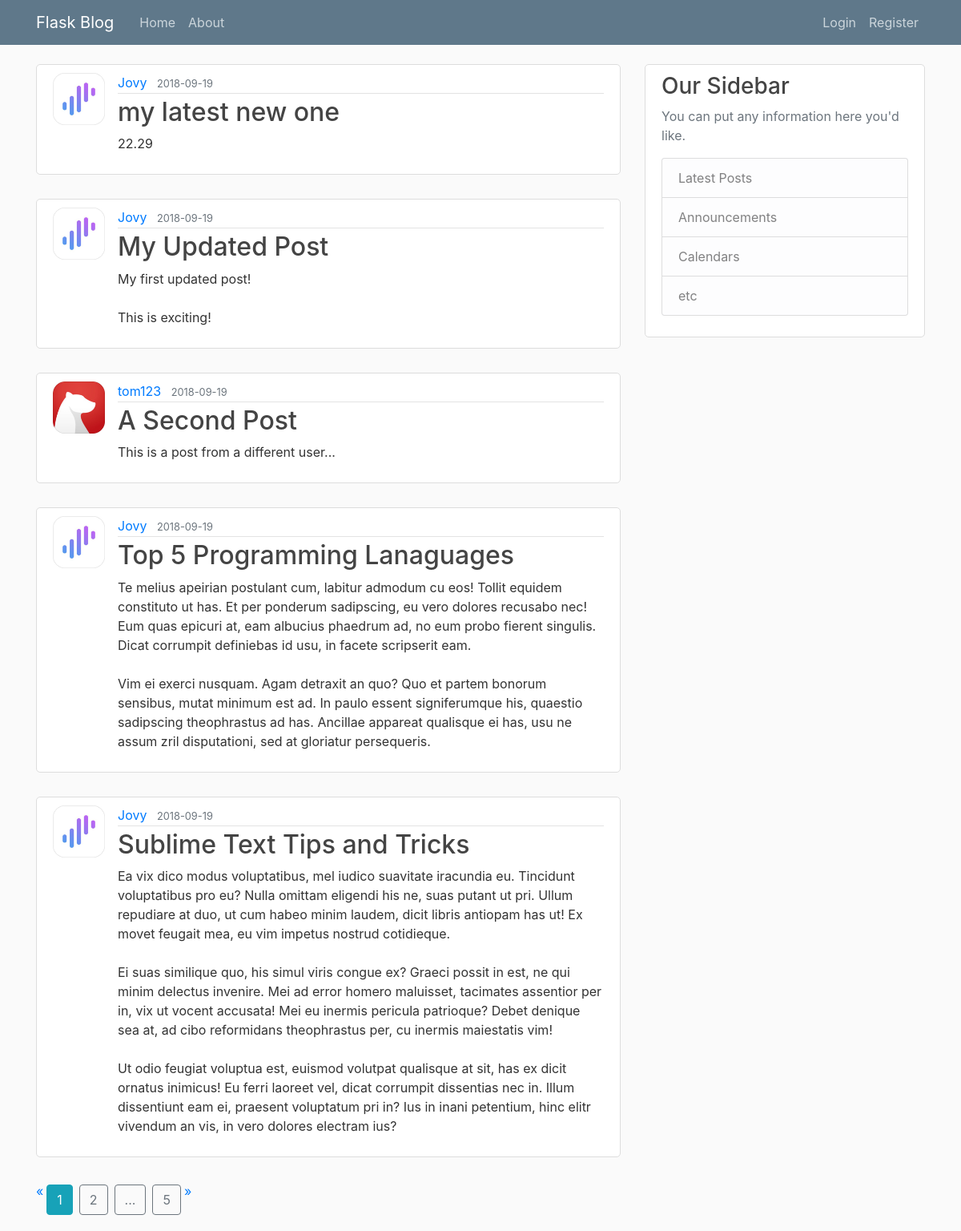
Page /home on the earlier database version.
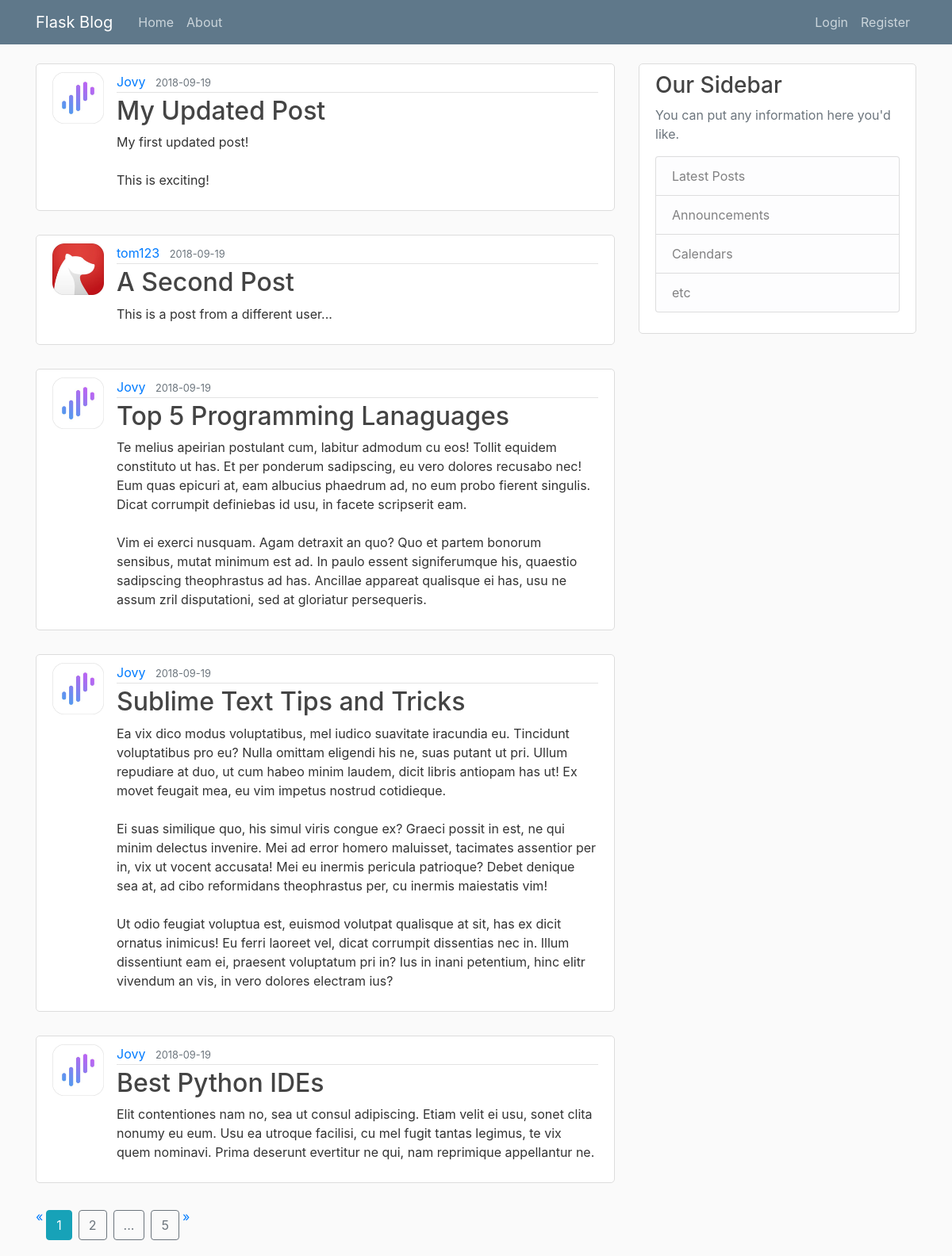
Same page on the later database version.
### flaskblog/models.py (models this page shows, shortened)
class Post(db.Model):
    id = db.Column(db.Integer, primary_key=True)
    title = db.Column(db.String(100), nullable=False)
    date_posted = db.Column(db.DateTime, nullable=False, default=datetime.utcnow())
    content = db.Column(db.Text, nullable=False)
    user_id = db.Column(db.Integer, db.ForeignKey('user.id'), nullable=False)

class User(db.Model, UserMixin):
    id = db.Column(db.Integer, primary_key=True)
    username = db.Column(db.String(20), unique=True, nullable=False)
    email = db.Column(db.String(120), unique=True, nullable=False)
    image_file = db.Column(db.String(20), nullable=False, default='default.jpg')
    password = db.Column(db.String(60), nullable=False)
    posts = db.relationship('Post', backref='author', lazy='dynamic')

### flaskblog/main/routes.py (the view)
@main.route("/")
@main.route("/home")
def home():
    page = request.args.get('page', default=1, type=int)
    posts = Post.query.order_by(Post.date_posted.desc()).paginate(per_page=5, page=page)
    return render_template('home.html', posts=posts)

### flaskblog/templates/home.html
{% extends "layout.html" %}
{% from 'render_pages.html' import render_pagination %}
{% block content %}
  {% for post in posts.items %}
    <article class="media content-section">
      <img class="article-img" src="{{ url_for('static', filename='profile_pics/' + post.author.image_file) }}"
           alt="Image">
      <div class="media-body">
        <div class="article-metadata">
          <a class="mr-2" href="{{ url_for('users.user_posts', username=post.author.username) }}">{{ post.author.username }}</a>
          <small class="text-muted">{{ post.date_posted.strftime('%Y-%m-%d') }}</small>
        </div>
        <h2><a class="article-title" href="{{ url_for('posts.post', post_id=post.id) }}">{{ post.title }}</a></h2>
        <p class="article-content">{{ post.content }}</p>
      </div>
    </article>
  {% endfor %}
  <div>
    {{ render_pagination(posts, 'home') }}
  </div>
{% endblock content %}

### flaskblog/templates/layout.html (shortened to what this page needs)
<!DOCTYPE html>
<html>
<head>
  <link rel="stylesheet" href="https://maxcdn.bootstrapcdn.com/bootstrap/4.0.0/css/bootstrap.min.css"
>
  <link rel="stylesheet" type="text/css" href="{{ url_for('static', filename='main.css') }}">
</head>
<body>
<header class="site-header">
  <nav class="navbar navbar-expand-md navbar-dark bg-steel fixed-top">
    <div class="container">
      <a class="navbar-brand mr-4" href="/">Flask Blog</a>
      <div class="collapse navbar-collapse" id="navbarToggle">
        <div class="navbar-nav mr-auto">
          <a class="nav-item nav-link" href="{{ url_for('main.home') }}">Home</a>
          <a class="nav-item nav-link" href="{{ url_for('main.about') }}">About</a>
        </div>
        <div class="navbar-nav">
          {% if current_user.is_authenticated %}
            <a class="nav-item nav-link" href="{{ url_for('posts.new_post') }}">New Post</a>
            <a class="nav-item nav-link" href="{{ url_for('users.account') }}">Account</a>
            <a class="nav-item nav-link" href="{{ url_for('users.logout') }}">Logout</a>
          {% else %}
            <a class="nav-item nav-link" href="{{ url_for('users.login') }}">Login</a>
            <a class="nav-item nav-link" href="{{ url_for('users.register') }}">Register</a>
          {% endif %}
        </div>
      </div>
    </div>
  </nav>
</header>
<main role="main" class="container">
  <div class="row">
    <div class="col-md-8">
      {% block content %}{% endblock %}
    </div>
    <div class="col-md-4">
      <div class="content-section">
        <h3>Our Sidebar</h3>
        <p class='text-muted'>You can put any information here you'd like.
        <ul class="list-group">
          <li class="list-group-item list-group-item-light">Latest Posts</li>
          <li class="list-group-item list-group-item-light">Announcements</li>
          <li class="list-group-item list-group-item-light">Calendars</li>
          <li class="list-group-item list-group-item-light">etc</li>
        </ul>
        </p>
      </div>
    </div>
  </div>
</main>
</body>
</html>

### flaskblog/templates/render_pages.html
{% macro render_pagination(pagination, endpoint) %}
    <ul class="pagination pagination-large">
      <li><a href="#">&laquo;</a></li>
      {% for page_num in pagination.iter_pages(right_current=2, left_current=1, left_edge=1, right_edge=1) %}
        {% if page_num == pagination.page %}
          <li><a class="btn btn-info m-1" href="{{ url_for('main.home', page=page_num) }}">{{ page_num }}</a></li>
        {% elif page_num != None %}
          <li><a class="btn btn-outline-secondary m-1" href="{{ url_for('main.home', page=page_num) }}">{{ page_num }}</a></li>
        {% else %}
          <li><a class="btn btn-outline-secondary m-1" href="#">...</a></li>
        {% endif %}
      {% endfor %}
      <li><a href="#">&raquo;</a></li>
    </ul>
{% endmacro %}

### flaskblog/static/main.css (style rules this page uses)
body { background: #fafafa; color: #333333; margin-top: 5rem; }
h1, h2, h3, h4, h5, h6 { color: #444444; }
.bg-steel { background-color: #5f788a; }
.site-header .navbar-nav .nav-link { color: #cbd5db; }
.content-section { background: #ffffff; padding: 10px 20px; border: 1px solid #dddddd; border-radius: 5px; margin-bottom: 30px; }
.article-title { color: #444444; }
.article-content { white-space: pre-line; }
.article-img { height: 65px; width: 65px; margin-right: 16px; border-radius: 10px; }
.article-metadata { padding-bottom: 1px; margin-bottom: 4px; border-bottom: 1px solid #e3e3e3 }

Differences in the rows shown:
removed Post: image_file (picture), author.username "Jovy", date_posted "2018-09-19", title "my latest new one", content "22.29"
now on this page (row unchanged): Post: image_file (picture), author.username "Jovy", date_posted "2018-09-19", title "Best Python IDEs", content "Elit contentiones nam no, sea ut consul adipiscing. Etiam velit ei usu, sonet clita nonumy eu eum. Usu ea utroque facilisi, cu mel fugit tantas legimus, te vix quem nominavi. Prima deserunt evertitur ne qui, nam reprimique appellantur ne."
